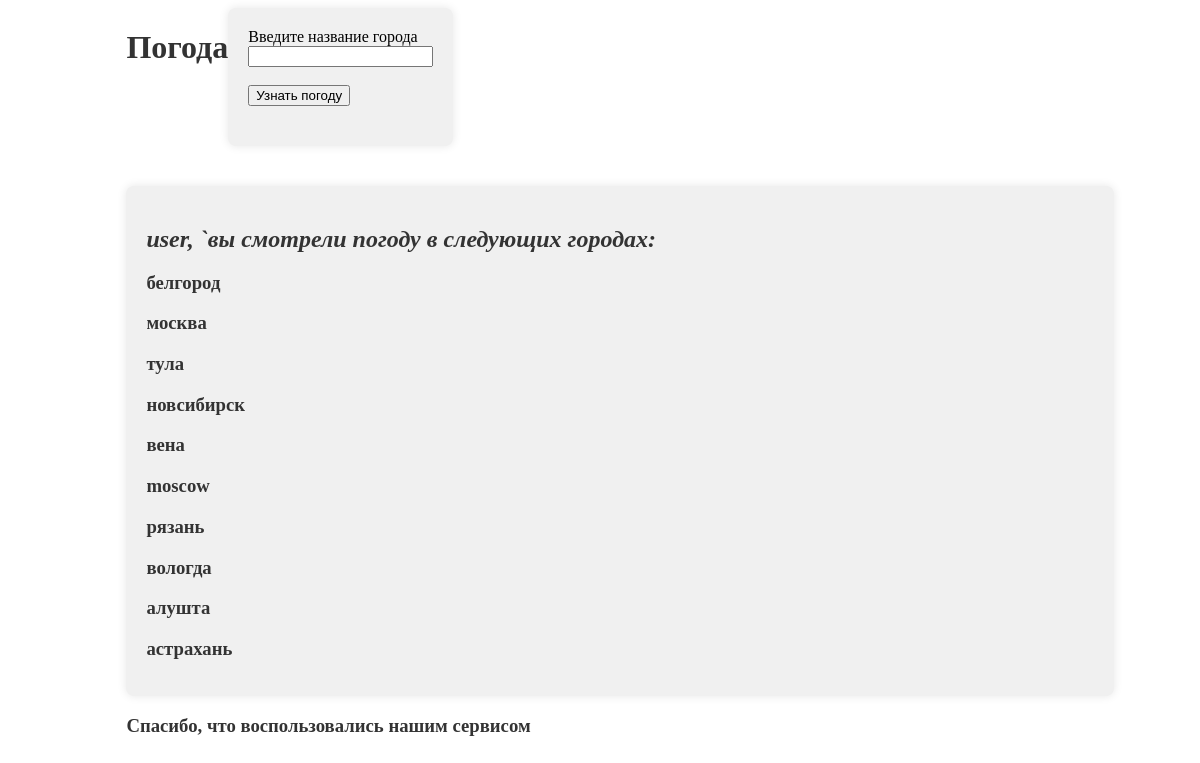
Before: /weather with the older database file.
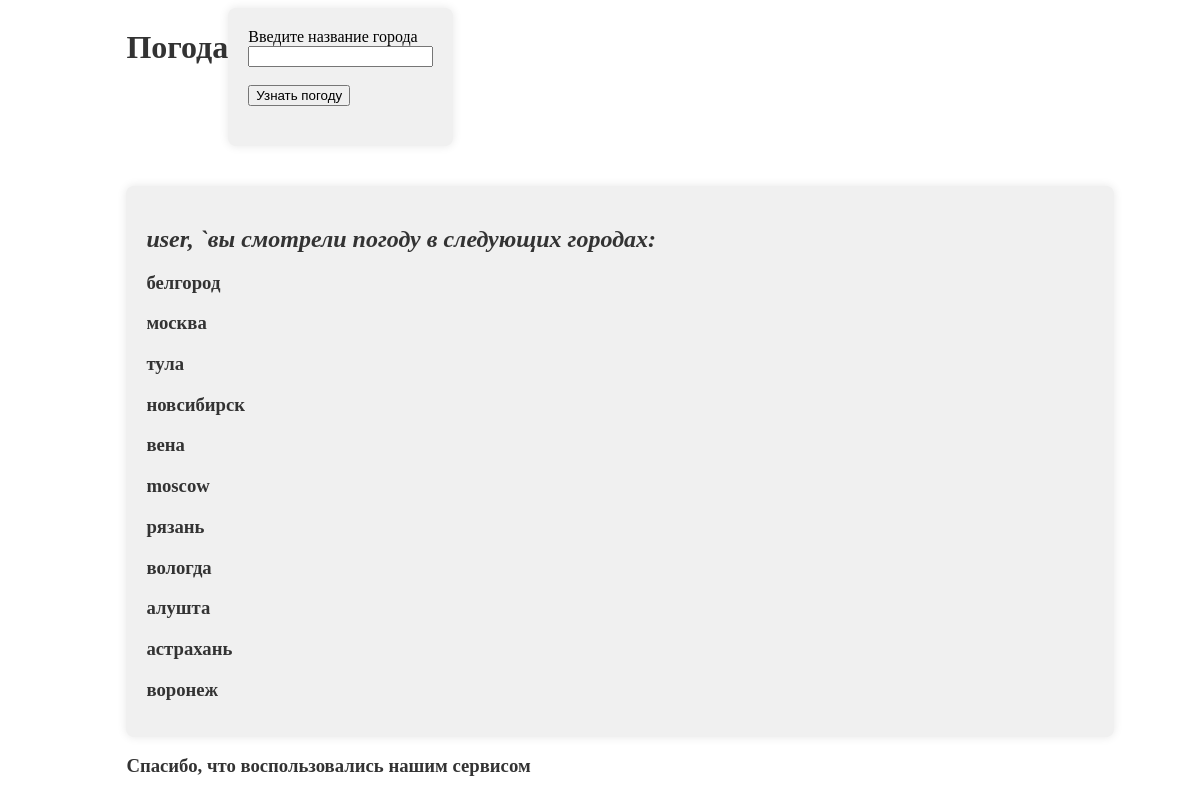
After: the same page with the newer database file.
### tables this page shows
CREATE TABLE city (id INTEGER PRIMARY KEY AUTOINCREMENT, name_city TEXT UNIQUE NOT NULL);

### app.py (the view)
@app.route('/weather', methods=['GET', 'POST'])
def weather():
    tempriche = ""
    name_city = None
    conn = get_db_connection()
    cursor = conn.cursor()
    cursor.execute('SELECT * FROM city')
    cities = [row[1] for row in cursor.fetchall()]
    conn.close()
    try:
        if request.method == 'POST':
            name_city = request.form['city'].lower()
            res = requests.get(f'https://api.openweathermap.org/data/2.5/find?q={name_city}&type=like&APPID={API}&units=metric')
            data = json.loads(res.text)
            tem = data['list'][1]['main']['temp']
            tempriche = f'температура в {name_city} равна {tem}'
    except Exception as ex:
        print(ex)
        tempriche = f'Не удалось узнать погоду, повторите запрос'
    try:
        if name_city:
            conn = get_db_connection()
            conn.execute('INSERT INTO city (name_city) VALUES (?)', (name_city,))
            conn.commit()
            conn.close()
    except Exception as exc:
        print(exc)
    return render_template('weather.html', tempriche=tempriche, cities=cities, users=users)

### app.py (called while the page is built)
@app.before_request
def before_first_request():
    init_db()

def init_db():
    conn = get_db_connection()
    conn.execute(
        'CREATE TABLE IF NOT EXISTS city (id INTEGER PRIMARY KEY AUTOINCREMENT, name_city TEXT UNIQUE NOT NULL)')
    conn.close()

def get_db_connection():
    conn = sqlite3.connect('database.db')
    conn.row_factory = sqlite3.Row
    return conn

### templates/weather.html (shortened to what this page needs)
<!DOCTYPE html>
<html lang="en" xmlns="http://www.w3.org/1999/html">
<head>
    <link rel="stylesheet" href="https://code.jquery.com/ui/1.12.1/themes/base/jquery-ui.css">
    <link rel="stylesheet" href="{{ url_for('static', filename='css/styles.css') }}">
</head>
<body>
    <div class="container">
        <header>
            <h1>Погода</h1>
        </header>
        <main>
            <section class="weather-section">
                <form method="post">
                    <label for="city">Введите название города</label><br>
                    <input type="text" id="city" name="city"><br><br>
                    <input type="submit" value="Узнать погоду">
                </form>
            </section>
        </main>
        <aside class="sidebar">
            <h2><i>{{ users.user.username }}, `вы смотрели погоду в следующих городах:</i></h2>
            <ul>
                {% for city in cities %}
                <li><h3>{{ city }}</h3></li>
                {% endfor %}
            </ul>
        </aside>
        <footer>
            <h3>Cпасибо, что воспользовались нашим сервисом</h3>
        </footer>
    </div>
</body>
</html>

### static/css/styles.css (style rules this page uses)
.container { width: 80%; margin: 0 auto; display: flex; flex-wrap: wrap; }
.weather-section { flex: 1 1 60%; margin-right: 20px; padding: 20px; background-color: #f0f0f0; border-radius: 8px; box-shadow: 0 0 10px rgba(0, 0, 0, 0.1); }
.sidebar { flex: 0 0 100%; margin-top: 20px; padding: 20px; background-color: #f0f0f0; border-radius: 8px; box-shadow: 0 0 10px rgba(0, 0, 0, 0.1); }
h1, h2, h3 { color: #333; margin-bottom: 10px; }
form { margin-bottom: 20px; }
.sidebar ul { list-style-type: none; padding: 0; }
.sidebar ul li { margin-bottom: 5px; }

Changed rows visible on the page:
added city: name_city "воронеж"
